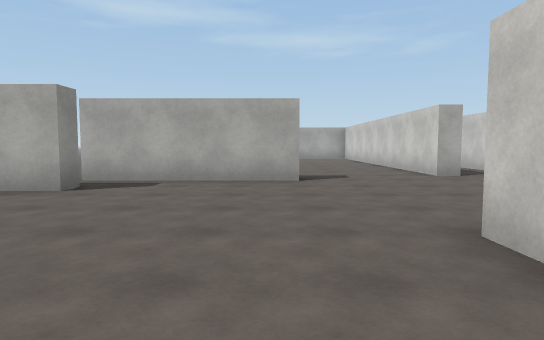
View 1 (above)

24 first-person views from a walk through a Unity game level. The camera is 1.3 m above the floor, tilts 4° down and sees 75° across. The floor is counted in squares, 2 m on a side. Each view is taken from the middle of a square. On the plan, view 1 faces up. The plan holds only what a view shows up to about 10 squares ahead; the rest is blank. The place goes on beyond the plan. The player is left out. Surface patterns are stand-ins for the level's own textures.

View 2
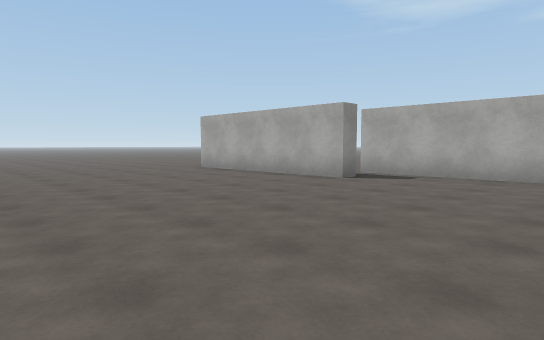

View 3
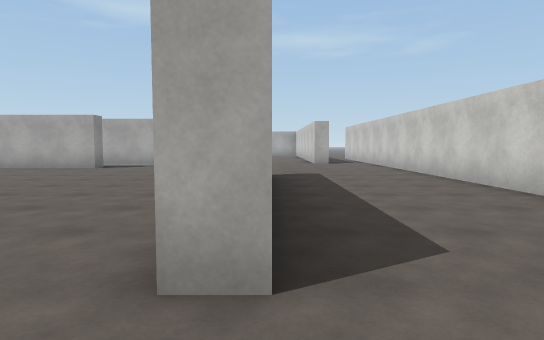

View 4
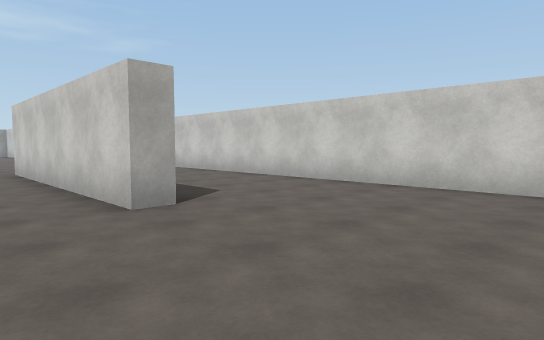

View 5
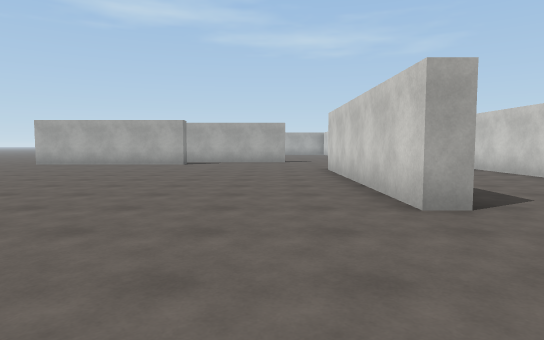

View 6
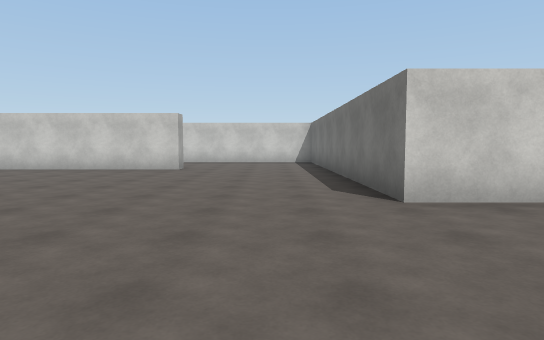

View 7
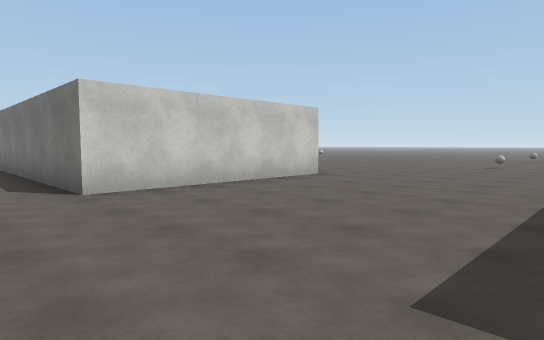

View 8
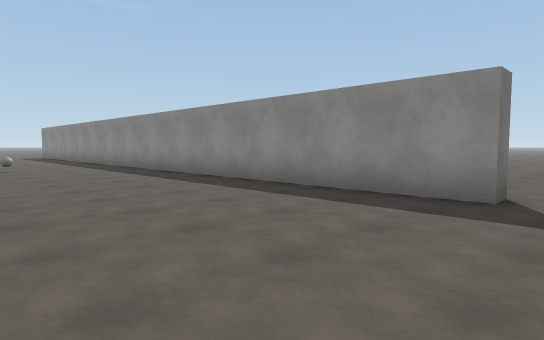

View 9
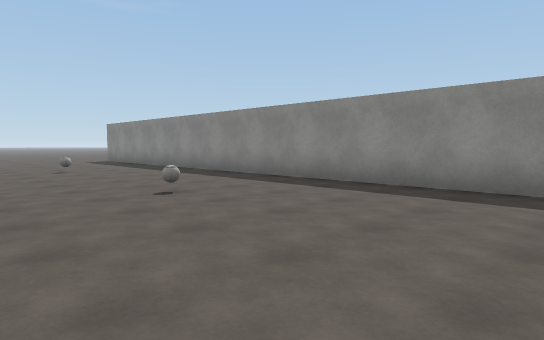

View 10
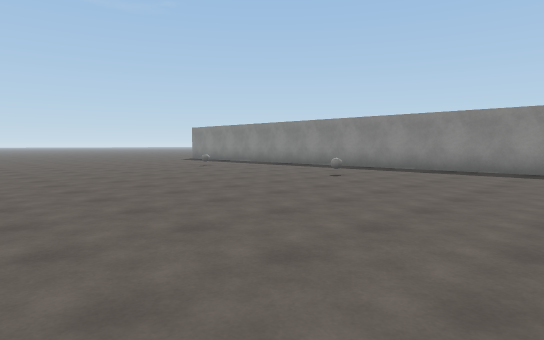

View 11
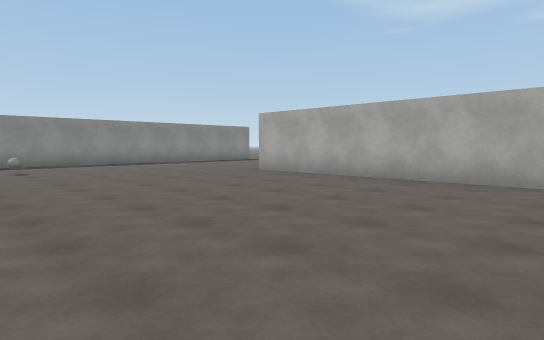

View 12
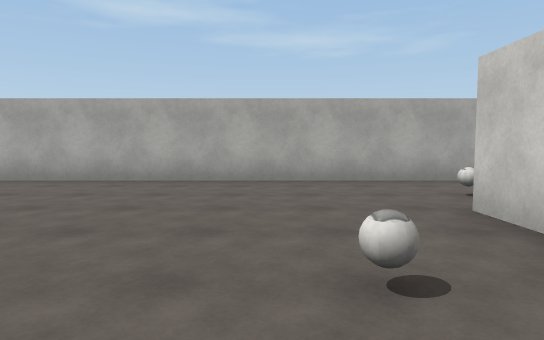

View 13
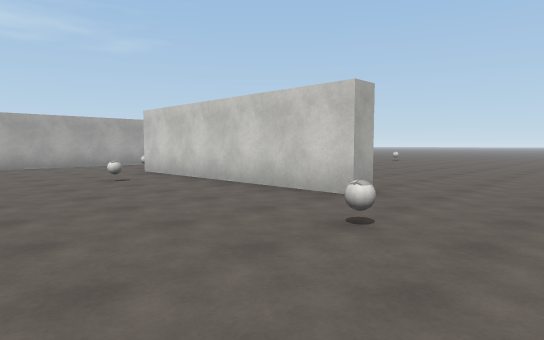

View 14
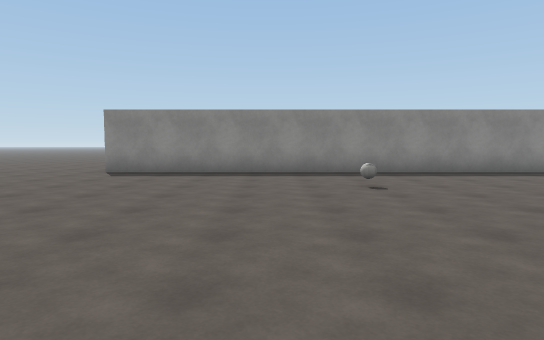

View 15
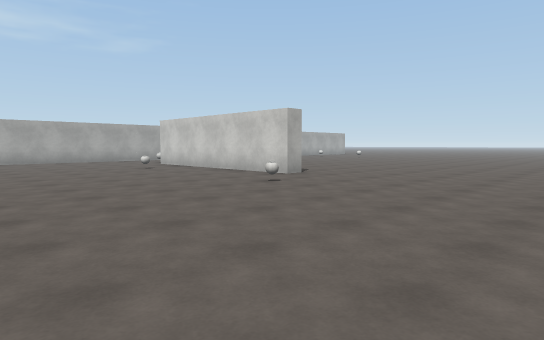

View 16
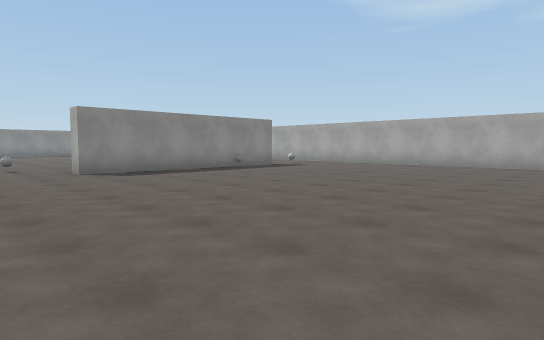

View 17
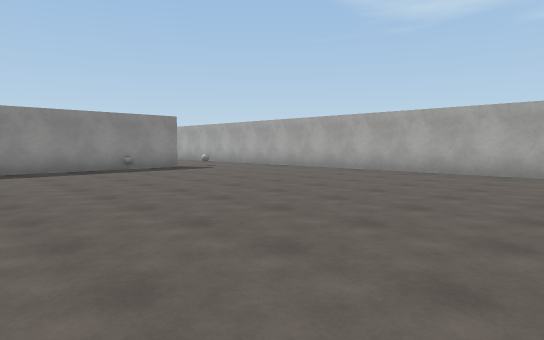

View 18
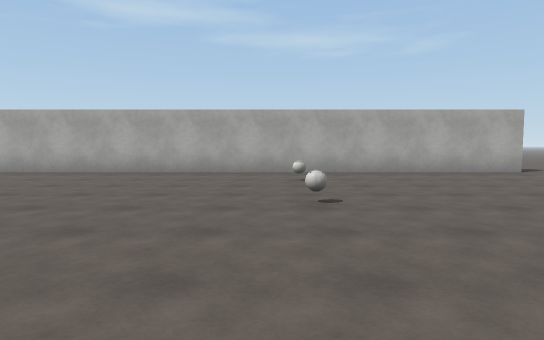

View 19
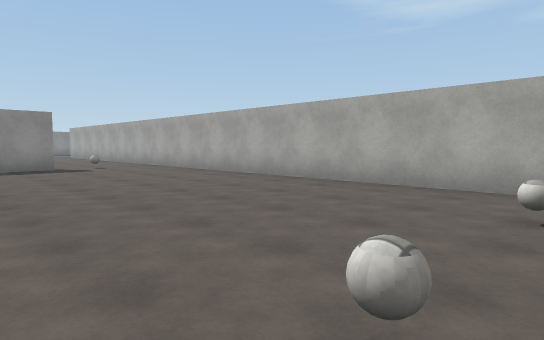

View 20
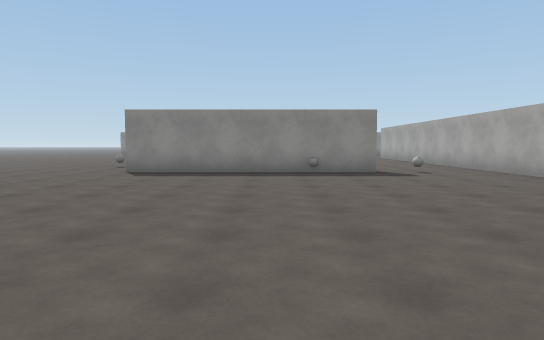

View 21
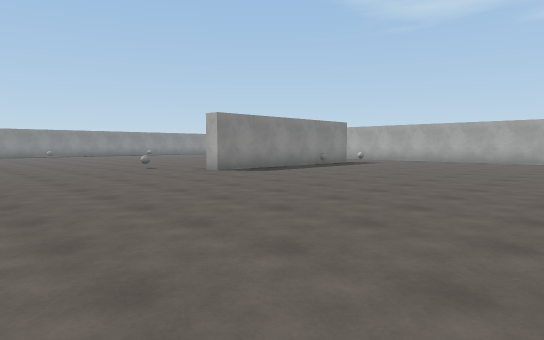

View 22
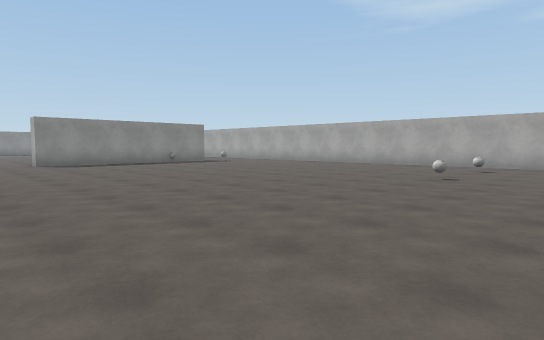

View 23
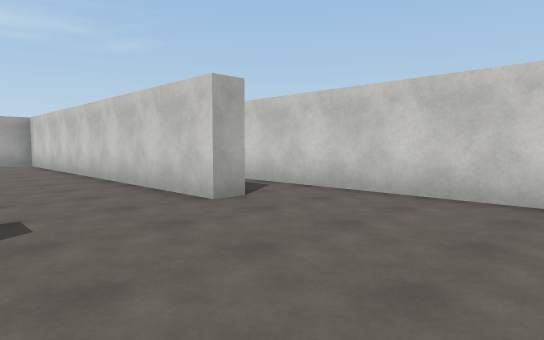

View 24
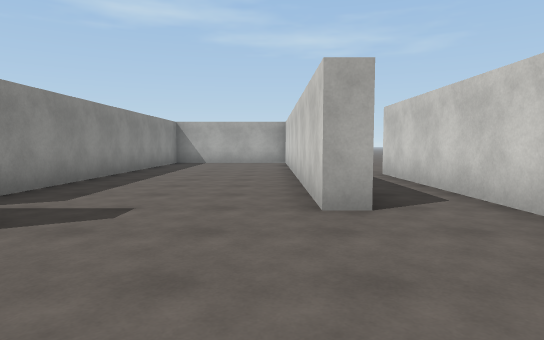

### Floor plan
Points are (right, up) in squares from view 1. A wall is a line through its corners. A room is listed if a view was taken in it or the views show most of it. See-through windows are left out.
Room 1 (views 1, 2, 3, 4, 5, 6, 7, 8, 9, 10, 11, 12, 13, 14, 15, 16, 17, 18, 19, 20, 21, 22, 23, 24)
walls: (2.1, -3.5) (1.5, -3.5) (1.5, 2.5); (5.5, -6.4) (5.5, 7.5); (5.5, -15.4) (5.5, -21.5) (5, -21.5) (5, -15.5); (-10.1, -8) (-9.5, -8) (-9.5, -27.5); (-3, 5.5) (-3, 5) (-7.2, 5); (0.6, 6.5) (-3.5, 6.5); (4.1, 7.5) (3.5, 7.5) (3.5, 15.8); (18.5, -12.5) (-4, -12.5) (-4, -7.5) (2.4, -7.5); (-0.5, 14) (-0.5, 8.5)
ways out: opening at (5, 8)
objects: ball (-6, -22); ball (-6, -17); ball (4, -22); ball (4, -17); other object (6, -17); ball (6, -14); ball (16, -17); ball (16, -14)

Positions as (right, up) in squares from view 1, and headings:
1: (0, 0), facing up
2: (1, -1), facing up-left
3: (2, -5), facing up
4: (0, -7), facing up-right
5: (0, -7), facing up
6: (-8, -6), facing right
7: (-9, -6), facing down-right
8: (-5, -7), facing down-left
9: (-4, -13), facing down-left
10: (0, -13), facing down-left
11: (3, -19), facing up-left
12: (3, -19), facing up
13: (1, -24), facing up-right
14: (-1, -24), facing left
15: (-1, -27), facing up-right
16: (14, -24), facing up-left
17: (15, -21), facing up-left
18: (15, -21), facing up
19: (16, -18), facing up-left
20: (14, -18), facing left
21: (13, -27), facing up-left
22: (18, -24), facing up-left
23: (1, 4), facing up-right
24: (3, 4), facing up
